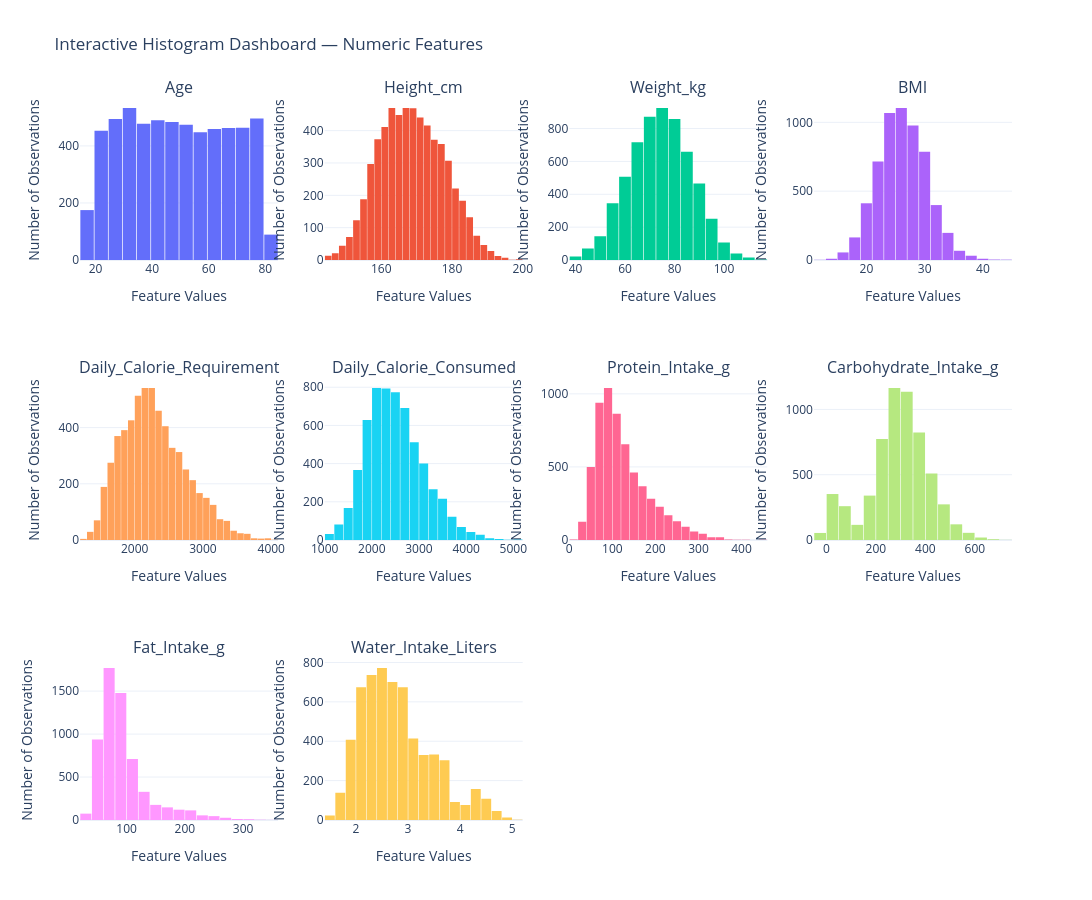

Notebook code for this chart:
### Markdown cell above
### Histograms After Cleaning

### Code cell
# Select numeric columns
numeric_columns = df.select_dtypes(
    include=np.number
).columns

# Dashboard layout
n_cols = 4
n_rows = math.ceil(len(numeric_columns) / n_cols)

# Create subplot figure
fig = make_subplots(
    rows=n_rows,
    cols=n_cols,
    subplot_titles=numeric_columns
)

# Add histograms
for i, col in enumerate(numeric_columns):
    row = (i // n_cols) + 1
    col_pos = (i % n_cols) + 1

    fig.add_trace(
        go.Histogram(
            x=df[col],
            name=col,
            nbinsx=30
        ),
        row=row,
        col=col_pos
    )

# Update layout
fig.update_layout(
    title="Interactive Histogram Dashboard — Numeric Features",
    height=300 * n_rows,
    width=1400,
    showlegend=False,
    template="plotly_white",
    bargap=0.05
)

# Descriptive axis labels
fig.update_xaxes(title_text="Feature Values")
fig.update_yaxes(title_text="Number of Observations")

# Show dashboard
fig.show()

### Figure 1 — Plotly figure (JSON) as saved in the notebook; plotly's stock layout.template omitted (floating-point values rounded to 4 significant figures; data arrays with more than 128 entries replaced by an {"elided": "..."} marker saying what was removed)
{"data": [{"name": "Age", "nbinsx": 30, "type": "histogram", "x": {"elided": "6000 int values"}, "xaxis": "x", "yaxis": "y"}, {"name": "Height_cm", "nbinsx": 30, "type": "histogram", "x": {"elided": "6000 float values"}, "xaxis": "x2", "yaxis": "y2"}, {"name": "Weight_kg", "nbinsx": 30, "type": "histogram", "x": {"elided": "6000 float values"}, "xaxis": "x3", "yaxis": "y3"}, {"name": "BMI", "nbinsx": 30, "type": "histogram", "x": {"elided": "6000 float values"}, "xaxis": "x4", "yaxis": "y4"}, {"name": "Daily_Calorie_Requirement", "nbinsx": 30, "type": "histogram", "x": {"elided": "6000 int values"}, "xaxis": "x5", "yaxis": "y5"}, {"name": "Daily_Calorie_Consumed", "nbinsx": 30, "type": "histogram", "x": {"elided": "6000 int values"}, "xaxis": "x6", "yaxis": "y6"}, {"name": "Protein_Intake_g", "nbinsx": 30, "type": "histogram", "x": {"elided": "6000 float values"}, "xaxis": "x7", "yaxis": "y7"}, {"name": "Carbohydrate_Intake_g", "nbinsx": 30, "type": "histogram", "x": {"elided": "6000 float values"}, "xaxis": "x8", "yaxis": "y8"}, {"name": "Fat_Intake_g", "nbinsx": 30, "type": "histogram", "x": {"elided": "6000 float values"}, "xaxis": "x9", "yaxis": "y9"}, {"name": "Water_Intake_Liters", "nbinsx": 30, "type": "histogram", "x": {"elided": "6000 float values"}, "xaxis": "x10", "yaxis": "y10"}], "layout": {"annotations": [{"font": {"size": 16}, "showarrow": false, "text": "Age", "x": 0.1062, "xanchor": "center", "xref": "paper", "y": 1, "yanchor": "bottom", "yref": "paper"}, {"font": {"size": 16}, "showarrow": false, "text": "Height_cm", "x": 0.3688, "xanchor": "center", "xref": "paper", "y": 1, "yanchor": "bottom", "yref": "paper"}, {"font": {"size": 16}, "showarrow": false, "text": "Weight_kg", "x": 0.6313, "xanchor": "center", "xref": "paper", "y": 1, "yanchor": "bottom", "yref": "paper"}, {"font": {"size": 16}, "showarrow": false, "text": "BMI", "x": 0.8938, "xanchor": "center", "xref": "paper", "y": 1, "yanchor": "bottom", "yref": "paper"}, {"font": {"size": 16}, "showarrow": false, "text": "Daily_Calorie_Requirement", "x": 0.1062, "xanchor": "center", "xref": "paper", "y": 0.6111, "yanchor": "bottom", "yref": "paper"}, {"font": {"size": 16}, "showarrow": false, "text": "Daily_Calorie_Consumed", "x": 0.3688, "xanchor": "center", "xref": "paper", "y": 0.6111, "yanchor": "bottom", "yref": "paper"}, {"font": {"size": 16}, "showarrow": false, "text": "Protein_Intake_g", "x": 0.6313, "xanchor": "center", "xref": "paper", "y": 0.6111, "yanchor": "bottom", "yref": "paper"}, {"font": {"size": 16}, "showarrow": false, "text": "Carbohydrate_Intake_g", "x": 0.8938, "xanchor": "center", "xref": "paper", "y": 0.6111, "yanchor": "bottom", "yref": "paper"}, {"font": {"size": 16}, "showarrow": false, "text": "Fat_Intake_g", "x": 0.1062, "xanchor": "center", "xref": "paper", "y": 0.2222, "yanchor": "bottom", "yref": "paper"}, {"font": {"size": 16}, "showarrow": false, "text": "Water_Intake_Liters", "x": 0.3688, "xanchor": "center", "xref": "paper", "y": 0.2222, "yanchor": "bottom", "yref": "paper"}], "bargap": 0.05, "height": 900, "showlegend": false, "title": {"text": "Interactive Histogram Dashboard — Numeric Features"}, "width": 1400, "xaxis": {"anchor": "y", "domain": [0, 0.2125], "title": {"text": "Feature Values"}}, "xaxis10": {"anchor": "y10", "domain": [0.2625, 0.475], "title": {"text": "Feature Values"}}, "xaxis11": {"anchor": "y11", "domain": [0.525, 0.7375], "title": {"text": "Feature Values"}}, "xaxis12": {"anchor": "y12", "domain": [0.7875, 1], "title": {"text": "Feature Values"}}, "xaxis2": {"anchor": "y2", "domain": [0.2625, 0.475], "title": {"text": "Feature Values"}}, "xaxis3": {"anchor": "y3", "domain": [0.525, 0.7375], "title": {"text": "Feature Values"}}, "xaxis4": {"anchor": "y4", "domain": [0.7875, 1], "title": {"text": "Feature Values"}}, "xaxis5": {"anchor": "y5", "domain": [0, 0.2125], "title": {"text": "Feature Values"}}, "xaxis6": {"anchor": "y6", "domain": [0.2625, 0.475], "title": {"text": "Feature Values"}}, "xaxis7": {"anchor": "y7", "domain": [0.525, 0.7375], "title": {"text": "Feature Values"}}, "xaxis8": {"anchor": "y8", "domain": [0.7875, 1], "title": {"text": "Feature Values"}}, "xaxis9": {"anchor": "y9", "domain": [0, 0.2125], "title": {"text": "Feature Values"}}, "yaxis": {"anchor": "x", "domain": [0.7778, 1], "title": {"text": "Number of Observations"}}, "yaxis10": {"anchor": "x10", "domain": [0, 0.2222], "title": {"text": "Number of Observations"}}, "yaxis11": {"anchor": "x11", "domain": [0, 0.2222], "title": {"text": "Number of Observations"}}, "yaxis12": {"anchor": "x12", "domain": [0, 0.2222], "title": {"text": "Number of Observations"}}, "yaxis2": {"anchor": "x2", "domain": [0.7778, 1], "title": {"text": "Number of Observations"}}, "yaxis3": {"anchor": "x3", "domain": [0.7778, 1], "title": {"text": "Number of Observations"}}, "yaxis4": {"anchor": "x4", "domain": [0.7778, 1], "title": {"text": "Number of Observations"}}, "yaxis5": {"anchor": "x5", "domain": [0.3889, 0.6111], "title": {"text": "Number of Observations"}}, "yaxis6": {"anchor": "x6", "domain": [0.3889, 0.6111], "title": {"text": "Number of Observations"}}, "yaxis7": {"anchor": "x7", "domain": [0.3889, 0.6111], "title": {"text": "Number of Observations"}}, "yaxis8": {"anchor": "x8", "domain": [0.3889, 0.6111], "title": {"text": "Number of Observations"}}, "yaxis9": {"anchor": "x9", "domain": [0, 0.2222], "title": {"text": "Number of Observations"}}}}
